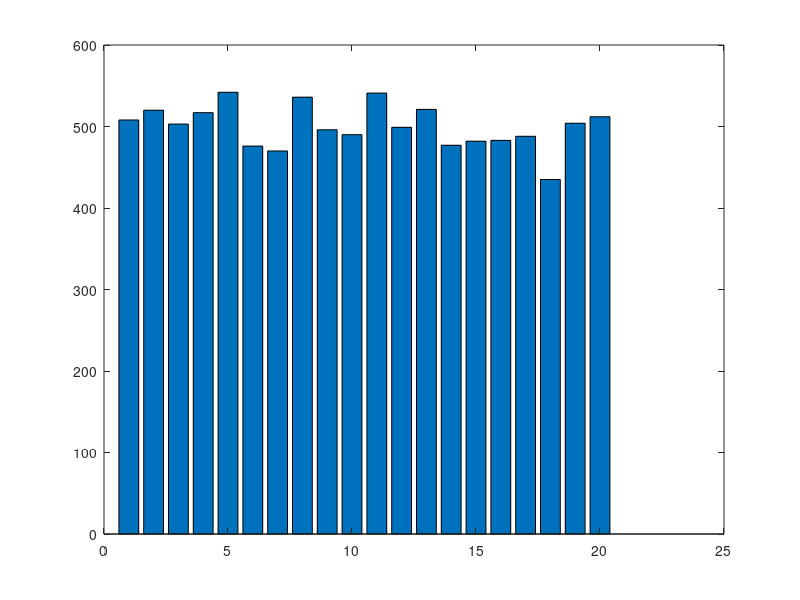

Reproduce this figure in MATLAB.
%Test distributions 

clear;clc;

load('Random/Relevance_Distribution_Random_Test.mat');

nitems = length(relevance_distribution_random);

max_positions = zeros(1,20);

for i = 1 : nitems 
  position = find(relevance_distribution_random(i,:) == max(relevance_distribution_random(i,:)));
  
  max_positions(1,position) = max_positions(1,position) +1;
  

end
bar(max_positions)